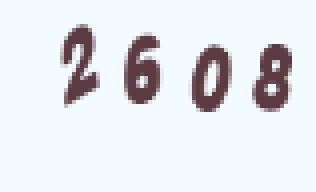
#> input picture dataset/test/52.png, 79 x 48 px, given as the content of the folder ./project/Subscribe/dataset/train/0, which was not available (shown 4 times larger)
$ python captcha_resize.py
#> lines starting #> are read from the running program, lines starting #| are printed output that depends on the picture; after the words box and inside, x2 and y2 are one past the last pixel; in counts of white or black regions, pixels touching at a corner belong together; pictures that were not available may be replaced by others from this repository, and a replacement may not be noted
#> in resize, im is the input picture: PIL image 79x48 RGBA; mean R, G, B, A 226.2, 229.6, 233.1, 255
### captcha_process.py
#!/usr/bin/env python
# coding=UTF-8
'''
@Description:
@Author: Raysuner
@Github: https://github.com/Raysuner
@LastEditors: Raysuner
@Email: 17775306795@163.com
@Date: 2019-05-07 20:16:06
@LastEditTime: 2019-05-25 17:13:13
'''
import os
from PIL import Image
import my_dataset

def rgb2gray(img):
    img = img.convert('L')
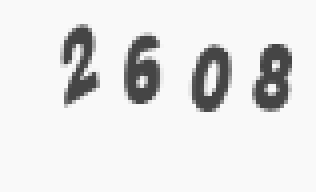
#> img: PIL image 79x48 L (shown 4 times larger); min 69, max 249, mean 229
    return img


def binarizing(img):
    threshold = 200
    pixdata = img.load()
    w, h = img.size
#> w = 79; h = 48
    # 遍历所有像素，大于阈值的为黑色
    for y in range(h):
        for x in range(w):
            if pixdata[x, y] < threshold:
                pixdata[x, y] = 0
            else:
                pixdata[x, y] = 255
    return img


# [57 lines left out: functions vertical, get_sub_img, capt_process, not called in this run]


# [2 lines that do not run on import are left out]

### captcha_resize.py
#!/usr/bin/env python
# coding=UTF-8
'''
@Description:
@Author: Raysuner
@Github: https://github.com/Raysuner
@LastEditors: Raysuner
@Email: 17775306795@163.com
@Date: 2019-05-07 16:22:08
@LastEditTime: 2019-05-25 17:18:04
'''
import os
from PIL import Image
import my_dataset
import captcha_process

class_name = ['0', '1', '2', '3', '4', '5', '6', '7', '8', '9']

def resize(train_path):
    files = os.listdir(train_path)
    for file in files:
        fullpath = os.path.join(train_path, file)
        im = Image.open(fullpath)
        gray_img = captcha_process.rgb2gray(im)
        bin_img = captcha_process.binarizing(gray_img)
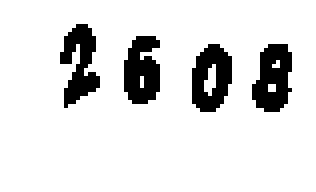
#> bin_img: PIL image 79x48 L (shown 4 times larger); 87.4% white; 4 black regions, box (x1, y1, x2, y2) and area: (63, 11, 73, 28) 122, (31, 9, 40, 26) 119, (48, 11, 58, 28) 119, (15, 6, 25, 27) 117
        region = bin_img.copy()
        img = Image.new('RGB', (28, 28), (255, 255, 255))
#> img: PIL image 28x28 RGB; every value is 255
        img.paste(region, (10, -5))
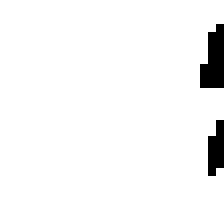
#> img: PIL image 28x28 RGB (shown 8 times larger); 96.3% white; 2 black regions (2 under 20 px)
        img.save(fullpath)


def resizeall(dir_path):
    for i in range(len(class_name)):
        train_path = dir_path + class_name[i]
        resize(train_path)


if __name__ == '__main__':
    resizeall(my_dataset.train_dir)
